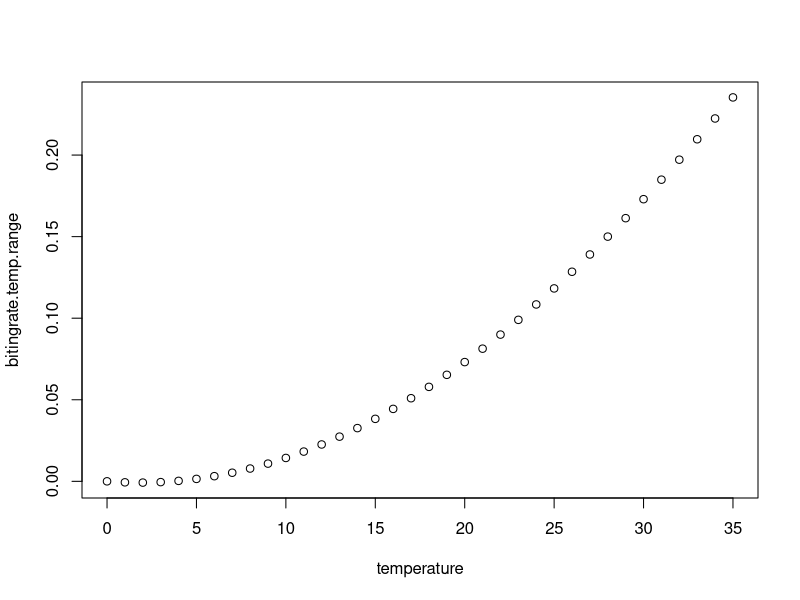
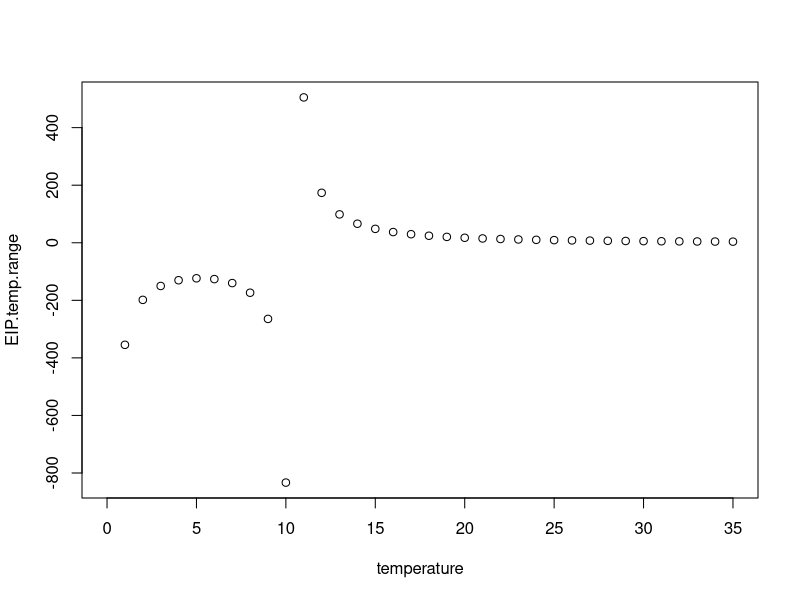
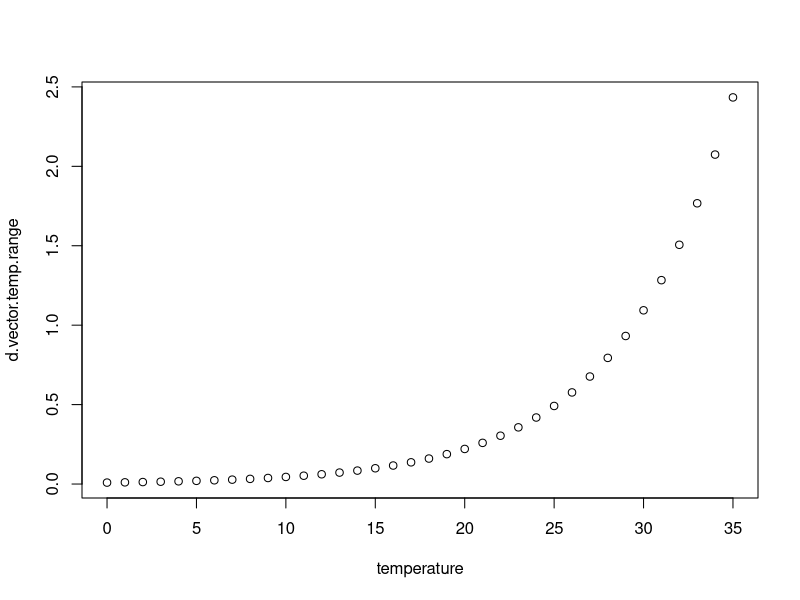
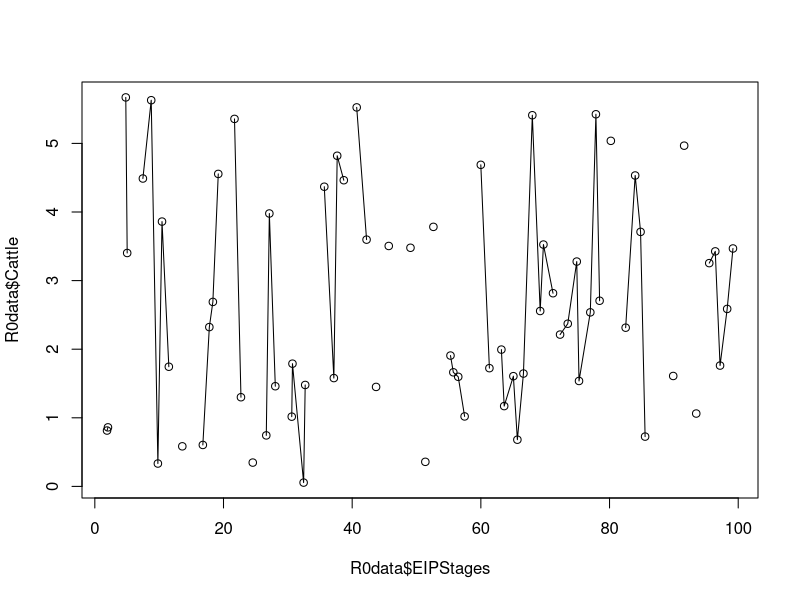
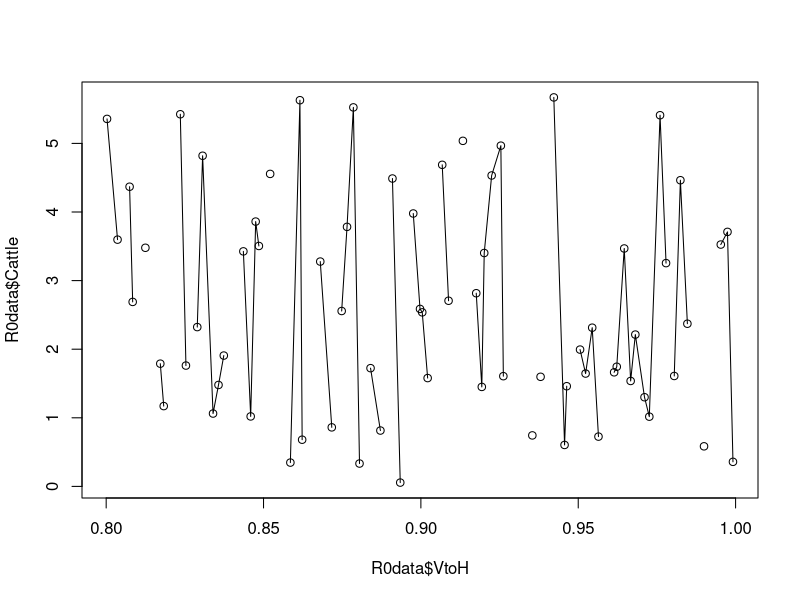
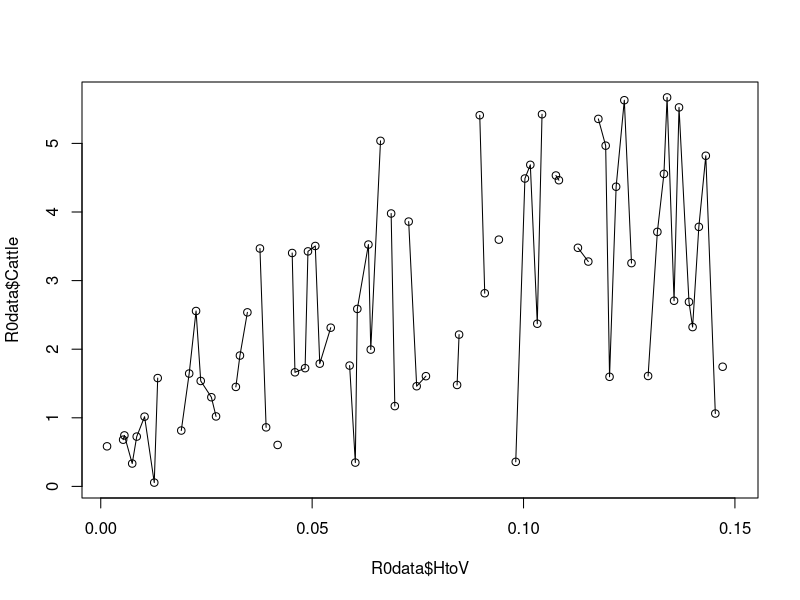
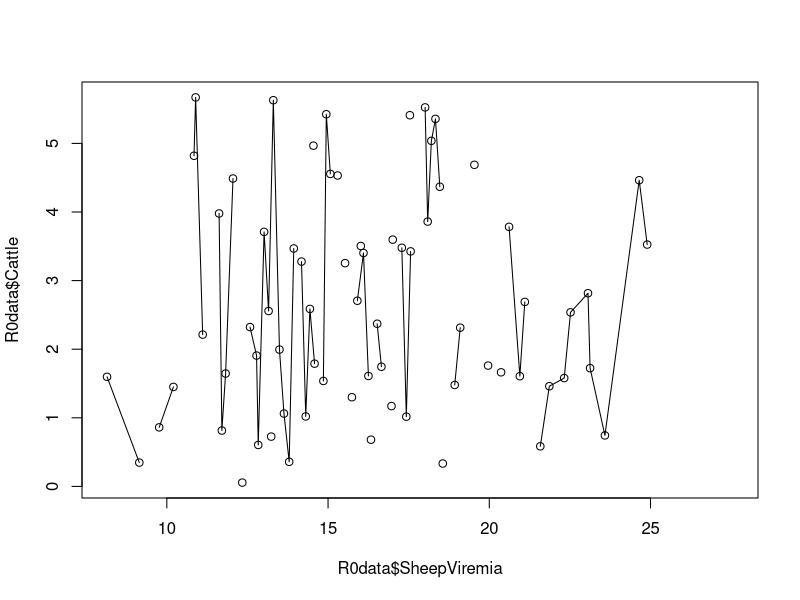
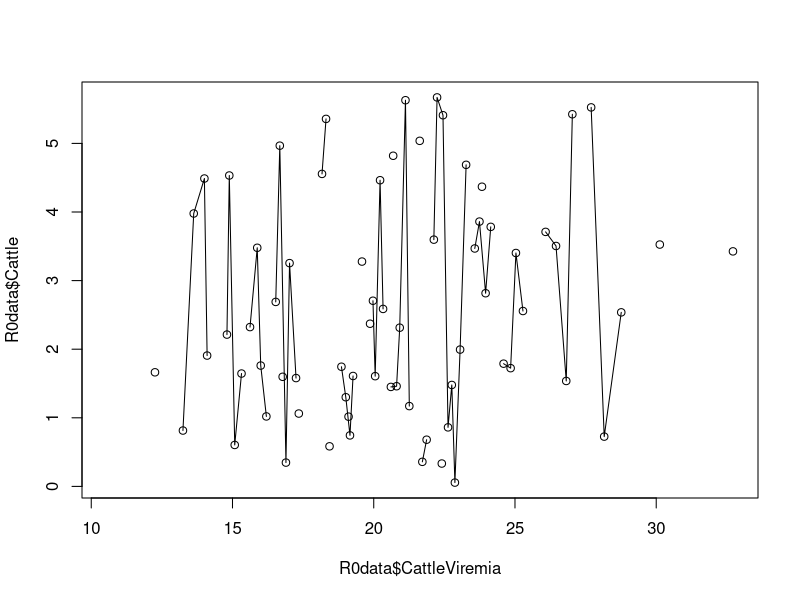

The R source for these figures, in order:
##Recreating Gubbins et al 2008
##Bluetongue R0 Model with Two Hosts and One Vector
##Jessica Rowland April 2013

##Load Required Packages

##Package for Latin Hypercube Sampling
library("lhs")

## Code Outline
## 1. LHS Sampling and Temperature Calibration
## 2. Parameters with LHS Output
## 3. R0 Model Components
## 4. R0 Models
## 5. Visualization of R0 Parameters and R0 Estimates

##Latin Hypercube Sampling of Parameters

LHStest <-randomLHS(100,8)
LHStable <-matrix(0,nrow=100,ncol=11)
LHStable[,1] <-qunif(LHStest[,1],1,100)
LHStable[,2] <-qunif(LHStest[,2],.8,1)
LHStable[,3] <-qunif(LHStest[,3],.001,.15)
LHStable[,4] <-qunif(LHStest[,4],0,5000)
LHStable[,5] <-qunif(LHStest[,5],0,5000)
LHStable[,6] <-qgamma(LHStest[,6],16.4)
LHStable[,7] <-qgamma(LHStest[,7],20.6)
LHStable[,8] <-qunif(LHStest[,8],0,35)

##Temperature calibration of parameters

bitingrate.temp <- .0002*(LHStable[,8])*(LHStable[,8]-3.7)*(41.9-LHStable[,8])^(1/27)
EIP.temp <- (1/(.0003*(LHStable[,8])*(LHStable[,8]-10.4)))
d.vector.temp <- .009*exp(.16*LHStable[,8])

## Adding Temperature Calibrated Parameters to the LHS Matrix

LHStable[,9] <-bitingrate.temp
LHStable[,10] <-EIP.temp
LHStable[,11] <- d.vector.temp

## Range of Temperature Calibration Parameters 
temperature <-c(0:35)

bitingrate.temp.range <- .0002*(temperature)*(temperature-3.7)*(41.9-temperature)^(1/27)
EIP.temp.range <- (1/(.0003*(temperature)*(temperature-10.4)))
d.vector.temp.range <- .009*exp(.16*temperature)

plot(temperature,bitingrate.temp.range)
plot(temperature, EIP.temp.range)
plot(temperature, d.vector.temp.range)


##Parameters


beta.vector <- LHStable[,2] ## probabilty of transmission from vector to host
d.sheep <- .01 ## infection induced mortality in sheep ranges from 0.001 to 0.01
d.cattle <-0 ##infection induced mortaltiy it cattle
beta.host <- LHStable[,3] ## probability of transmission from host to vector
d.vector <- LHStable[,11] ## vector death rate
bite <- LHStable[,9] ## recipricol of days between bites
EIP.recip <-  1/LHStable[,10]##  reciprical of days in EIP
v.cattle <- LHStable[,4] ## ratio of vectors to cattle
v.sheep <- LHStable[,5] ## ratio of vectors to sheep
pb.cattle <- LHStable[,5]/(LHStable[,5]+.1*LHStable[,4]) ## proportion of bites on cattle
pb.sheep <- 1-pb.cattle  ## proportion of bites on sheep
viremia.cattle.recip <- 1/LHStable[,7]  ## recipricol of days of viremia in cattle
viremia.sheep.recip <- 1/LHStable[,6] ## recipricol of days of viremia in sheep

##Bluetongue R0 Model Components

R0.contact <- ((beta.vector*beta.host*(bite^2))/d.vector)  ## contact component

R0.vector  <- ((EIP.recip)/(d.vector+(EIP.recip)))  ## vector component

R0.host.c <- ((v.cattle*(pb.cattle^2))/(viremia.cattle.recip+d.cattle)) ##  catlle component

R0.host.s <- ((v.sheep*(pb.sheep^2))/(viremia.sheep.recip+d.sheep))  ## sheep component

## Bluetongue R0 models for cattle, sheep, and both
R0.cattle <- sqrt(R0.contact*R0.vector*R0.host.c)

R0.sheep <- sqrt(R0.contact*R0.vector*R0.host.s)

R0.both <- sqrt(R0.contact*R0.vector*(R0.host.c + R0.host.s))



## All of the Data in a Dataframe
R0data <- data <-as.data.frame(LHStable)
names(R0data)[1] <-paste("EIPStages")
names(R0data)[2] <-paste("VtoH")
names(R0data)[3] <-paste("HtoV")
names(R0data)[4] <-paste("VtoCattle")
names(R0data)[5] <-paste("VtoSheep")
names(R0data)[6] <-paste("SheepViremia")
names(R0data)[7] <-paste("CattleViremia")
names(R0data)[8] <-paste("Temperature")
names(R0data)[9] <-paste("BitingRate")
names(R0data)[10] <-paste("EIP")
names(R0data)[11] <-paste("VDeathRate")
R0data$Cattle <- R0.cattle
R0data$Sheep <- R0.sheep
R0data$Both <-R0.both

## R0 Estimate Summaries

summary(R0data[,12:14])

## Visualization of Parameters and R0 for Cattle

plot(R0data$EIPStages,R0data$Cattle)
lines(lowess(R0data$EIPStages,R0data$Cattle))


plot(R0data$VtoH,R0data$Cattle)
lines(lowess(R0data$VtoH,R0data$Cattle))

plot(R0data$HtoV,R0data$Cattle)
lines(lowess(R0data$HtoV,R0data$Cattle))

plot(R0data$SheepViremia,R0data$Cattle)
lines(lowess(R0data$SheepViremia,R0data$Cattle))

plot(R0data$CattleViremia,R0data$Cattle)
lines(lowess(R0data$CattleViremia,R0data$Cattle))


plot(R0data$Temperature,R0data$Cattle) 
lines(lowess(R0data$Temperature,R0data$Cattle))

plot(R0data$BitingRate,R0data$Cattle) 
lines(lowess(R0data$BitingRate,R0data$Cattle))

plot(R0data$EIP,R0data$Cattle) 
lines(lowess(R0data$EIP,R0data$Cattle))

plot(R0data$VDeathRate,R0data$Cattle) 
lines(lowess(R0data$VDeathRate,R0data$Cattle))
